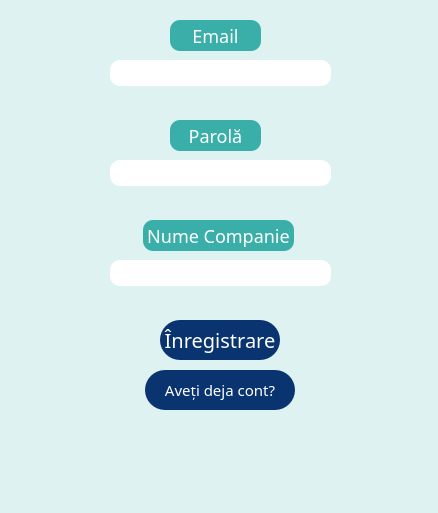
<?xml version="1.0" encoding="UTF-8"?>
<ui version="4.0">
 <class>InregistrareAngajator</class>
 <widget class="QDialog" name="InregistrareAngajator">
  <property name="geometry">
   <rect>
    <x>0</x>
    <y>0</y>
    <width>438</width>
    <height>513</height>
   </rect>
  </property>
  <property name="windowTitle">
   <string>Dialog</string>
  </property>
  <property name="styleSheet">
   <string notr="true">background-color: rgb(222, 242, 241);</string>
  </property>
  <widget class="QLineEdit" name="lineEdit_parola">
   <property name="geometry">
    <rect>
     <x>110</x>
     <y>160</y>
     <width>221</width>
     <height>26</height>
    </rect>
   </property>
   <property name="styleSheet">
    <string notr="true">background-color: white;
border-radius: 10px;</string>
   </property>
  </widget>
  <widget class="QLabel" name="label_email">
   <property name="geometry">
    <rect>
     <x>170</x>
     <y>20</y>
     <width>91</width>
     <height>31</height>
    </rect>
   </property>
   <property name="font">
    <font>
     <family>New Roman</family>
     <pointsize>-1</pointsize>
     <italic>false</italic>
     <bold>false</bold>
     <underline>false</underline>
     <strikeout>false</strikeout>
     <kerning>true</kerning>
    </font>
   </property>
   <property name="styleSheet">
    <string notr="true">background-color: rgb(58, 175, 169);
color: white;
border-radius: 10px;
font: Times New Roman;
font-size: 18px;</string>
   </property>
   <property name="text">
    <string>Email</string>
   </property>
   <property name="alignment">
    <set>Qt::AlignCenter</set>
   </property>
  </widget>
  <widget class="QLineEdit" name="lineEdit_email">
   <property name="geometry">
    <rect>
     <x>110</x>
     <y>60</y>
     <width>221</width>
     <height>26</height>
    </rect>
   </property>
   <property name="styleSheet">
    <string notr="true">background-color: white;
border-radius: 10px;</string>
   </property>
  </widget>
  <widget class="QPushButton" name="pushButton_inregistrare">
   <property name="geometry">
    <rect>
     <x>160</x>
     <y>320</y>
     <width>120</width>
     <height>40</height>
    </rect>
   </property>
   <property name="font">
    <font>
     <family>New Roman</family>
     <pointsize>-1</pointsize>
     <italic>false</italic>
     <bold>false</bold>
    </font>
   </property>
   <property name="cursor">
    <cursorShape>PointingHandCursor</cursorShape>
   </property>
   <property name="styleSheet">
    <string notr="true">background-color: rgb(9, 52, 111);
color: white;
font-size: 20px;
border-style: outset;
border-radius: 20px;
font: Times New Roman;</string>
   </property>
   <property name="text">
    <string>Înregistrare</string>
   </property>
  </widget>
  <widget class="QLabel" name="label">
   <property name="geometry">
    <rect>
     <x>140</x>
     <y>430</y>
     <width>171</width>
     <height>61</height>
    </rect>
   </property>
   <property name="text">
    <string/>
   </property>
   <property name="pixmap">
    <pixmap>../PROIECT/logo_mic.png</pixmap>
   </property>
  </widget>
  <widget class="QLabel" name="label_companie">
   <property name="geometry">
    <rect>
     <x>143</x>
     <y>220</y>
     <width>151</width>
     <height>31</height>
    </rect>
   </property>
   <property name="font">
    <font>
     <family>New Roman</family>
     <pointsize>-1</pointsize>
     <italic>false</italic>
     <bold>false</bold>
     <underline>false</underline>
     <strikeout>false</strikeout>
     <kerning>true</kerning>
    </font>
   </property>
   <property name="styleSheet">
    <string notr="true">background-color: rgb(58, 175, 169);
color: white;
border-radius: 10px;
font: Times New Roman;
font-size: 18px;</string>
   </property>
   <property name="text">
    <string>Nume Companie</string>
   </property>
   <property name="alignment">
    <set>Qt::AlignCenter</set>
   </property>
  </widget>
  <widget class="QLabel" name="label_parola">
   <property name="geometry">
    <rect>
     <x>170</x>
     <y>120</y>
     <width>91</width>
     <height>31</height>
    </rect>
   </property>
   <property name="font">
    <font>
     <family>New Roman</family>
     <pointsize>-1</pointsize>
     <italic>false</italic>
     <bold>false</bold>
     <underline>false</underline>
     <strikeout>false</strikeout>
     <kerning>true</kerning>
    </font>
   </property>
   <property name="styleSheet">
    <string notr="true">background-color: rgb(58, 175, 169);
color: white;
border-radius: 10px;
font: Times New Roman;
font-size: 18px;</string>
   </property>
   <property name="text">
    <string>Parolă</string>
   </property>
   <property name="alignment">
    <set>Qt::AlignCenter</set>
   </property>
  </widget>
  <widget class="QLineEdit" name="lineEdit_companie">
   <property name="geometry">
    <rect>
     <x>110</x>
     <y>260</y>
     <width>221</width>
     <height>26</height>
    </rect>
   </property>
   <property name="styleSheet">
    <string notr="true">background-color: white;
border-radius: 10px;</string>
   </property>
  </widget>
  <widget class="QPushButton" name="pushButton_inregistrare_2">
   <property name="geometry">
    <rect>
     <x>145</x>
     <y>370</y>
     <width>150</width>
     <height>40</height>
    </rect>
   </property>
   <property name="font">
    <font>
     <family>New Roman</family>
     <pointsize>-1</pointsize>
     <italic>false</italic>
     <bold>false</bold>
    </font>
   </property>
   <property name="cursor">
    <cursorShape>PointingHandCursor</cursorShape>
   </property>
   <property name="styleSheet">
    <string notr="true">background-color: rgb(9, 52, 111);
color: white;
font-size: 15px;
border-style: outset;
border-radius: 20px;
font: Times New Roman;</string>
   </property>
   <property name="text">
    <string>Aveți deja cont?</string>
   </property>
  </widget>
 </widget>
 <resources/>
 <connections/>
</ui>
